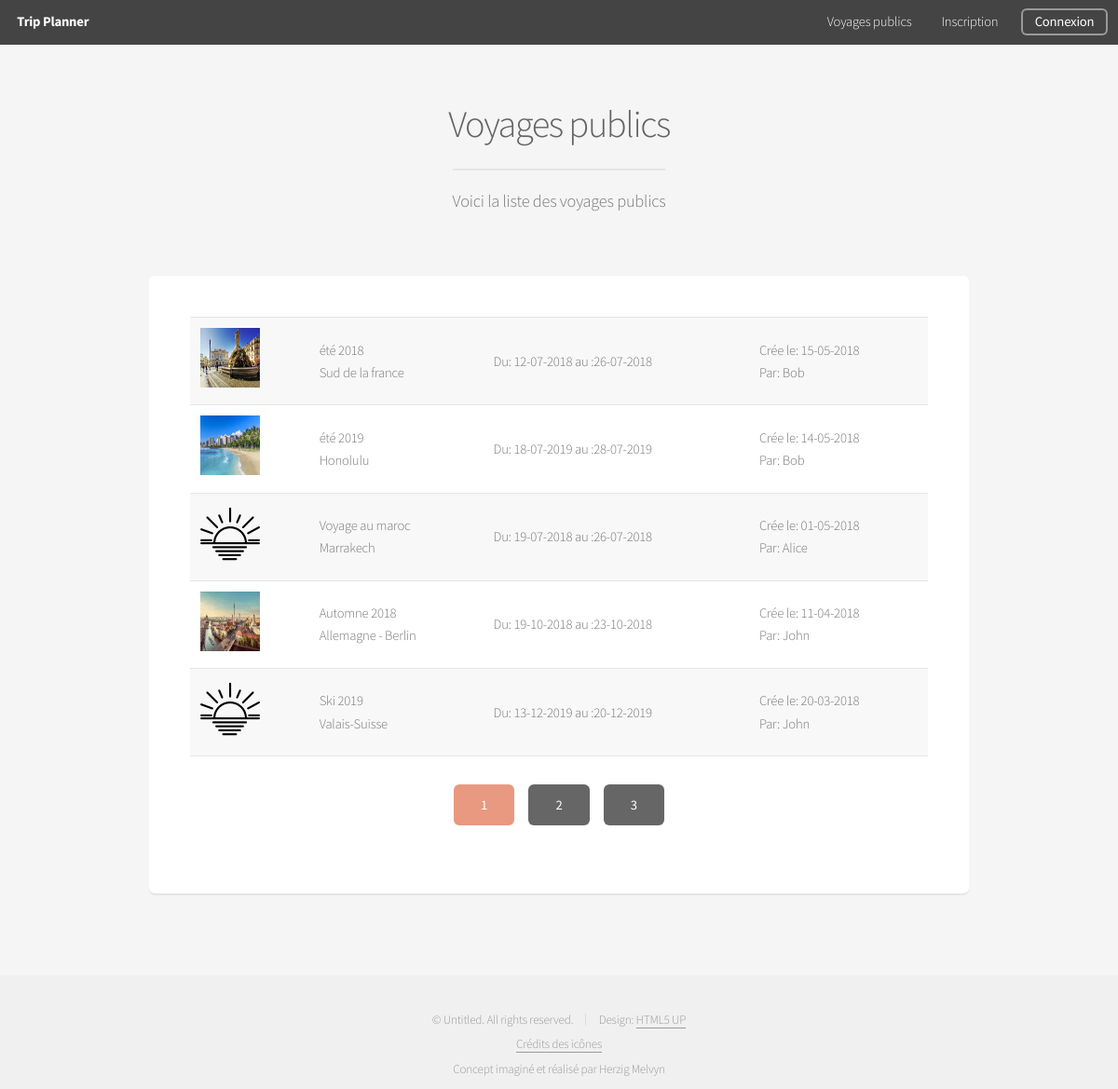
/index.php?action=public_Trip&page=1, run on the app's committed database.
### tables this page shows
CREATE TABLE IF NOT EXISTS `Trip` (
    `idTrip` INT UNSIGNED NOT NULL AUTO_INCREMENT,
    `fkUser_Organizer` INT UNSIGNED NOT NULL,
    `Title` VARCHAR(45) NOT NULL,
    `Destination` VARCHAR(45) NOT NULL,
    `Private` TINYINT(1) NOT NULL DEFAULT 1,
    `Password` VARCHAR(60) NULL,
    `Image` TINYINT(1) NOT NULL DEFAULT 0,
    `Creation` DATE NOT NULL,
    `Date_Start` DATE NOT NULL,
    `Date_End` DATE NOT NULL,
    PRIMARY KEY (`idTrip`),
    UNIQUE INDEX `idTrip_UNIQUE` (`idTrip` ASC),
    INDEX `fk_User_Organizer_Id` (`fkUser_Organizer` ASC),
    CONSTRAINT `fk_Trip_User`
    FOREIGN KEY (`fkUser_Organizer`)
    REFERENCES `User` (`idUser`)
    ON DELETE CASCADE
    ON UPDATE CASCADE
);

CREATE TABLE IF NOT EXISTS `User` (
    `idUser` INT UNSIGNED NOT NULL AUTO_INCREMENT,
    `Nickname` VARCHAR(20) NOT NULL,
    `Email` VARCHAR(45) NOT NULL,
    `Password` VARCHAR(60) NOT NULL,
    PRIMARY KEY (`idUser`),
    UNIQUE INDEX `idUser_UNIQUE` (`idUser` ASC)
);

### www/model/model_Trip.php (called while the page is built, shortened)
<?php
function get_Public_Trip($m_Index)
{
    $connection = connect();
    $connection->setAttribute(PDO::ATTR_ERRMODE, PDO::ERRMODE_EXCEPTION);
    if($m_Index!=1)
    {
        $m_Index = ($m_Index-1)*5;
    }
    else
    {
        $m_Index = 0;
    }
    $req = $connection->prepare("SELECT fkUser_Organizer,Nickname,Title,Destination,Date_Start,Date_End,Creation,Image,idTrip FROM Trip INNER JOIN User ON Trip.fkUser_Organizer = User.idUser WHERE Private = false  ORDER BY Creation DESC LIMIT ?,5");
    $req->bindParam(1,$m_Index,PDO::PARAM_INT);
    $req->execute();
    $trips = $req->fetchAll();
    return $trips;
}

### www/view/view_Public_Trip.php (the view, shortened to what this page needs)
<header>
	<h2>Voyages publics</h2>
	<p>Voici la liste des voyages publics</p>
</header>
<div class="row">
    <div class="12u">
        <section class="box">
            <div class="table-wrapper">
				<table id="simple_Table">
				    <tbody>
                        <?php
                            foreach($trips as $trip)
                            {
                                $date_Start = date_Create($trip['Date_Start']);
                                $date_End = date_Create($trip['Date_End']);
                                $creation = date_Create($trip['Creation']);
                                echo '<tr>';
                                if($trip['Image'] == true)
                                {
                                    echo "<td><a class='no_Border' href='images/user".$trip["fkUser_Organizer"]."/".$trip['idTrip']."/".$trip['idTrip'].".jpg'><img class='thumbnail' src='images/user".$trip["fkUser_Organizer"]."/".$trip['idTrip']."/".$trip['idTrip'].".jpg'></a></td>";
                                }
                                else
                                {
                                    echo '<td><img class="thumbnail" src="images/default_Trip.png"></td>';
                                }
                                echo '<td class="text_Center">'.htmlspecialchars($trip['Title']).'<br>'.htmlspecialchars($trip['Destination']).'</td>';
                                echo '<td class="text_Center">Du: '.date_format($date_Start,"d-m-Y").' au :'.date_format($date_End,"d-m-Y").'</td>';
                                echo '<td class="text_Center">Crée le: '.date_format($creation,"d-m-Y").'<br>Par: '.$trip['Nickname'].'</td>';
                                echo '</tr>';
                            }
                        ?>
                    </tbody>
				</table>
                <div class="12u" align="center">
				    <ul class="actions">
                        <?php
                            if($_GET['page']==1)
                            {
                                echo '<li><a class="button special" href="">1</a></li>';
                                echo '<li><a class="button" href="index.php?action=public_Trip&page=2">2</a></li>';
                                echo '<li><a class="button" href="index.php?action=public_Trip&page=3">3</a></li>';
                            }
                        ?>
				    </ul>
                </div>
			</div>
		</section>
	</div>
</div>
<?php
require "view/template.php";

### www/assets/css/additional.css (style rules this page uses)
.thumbnail { height: 64px; width: 64px; }
.text_Center { vertical-align: middle; }
.no_Border { border: none; }

### data on the page
trip: shows a picture, Title "été 2018", Destination "Sud de la france", Date_Start "12-07-2018", Date_End "26-07-2018", Creation "15-05-2018", fkUser_Organizer.Nickname "Bob"
trip: shows a picture, Title "été 2019", Destination "Honolulu", Date_Start "18-07-2019", Date_End "28-07-2019", Creation "14-05-2018", fkUser_Organizer.Nickname "Bob"
trip: Image 0 (drawn), Title "Voyage au maroc", Destination "Marrakech", Date_Start "19-07-2018", Date_End "26-07-2018", Creation "01-05-2018", fkUser_Organizer.Nickname "Alice"
trip: shows a picture, Title "Automne 2018", Destination "Allemagne - Berlin", Date_Start "19-10-2018", Date_End "23-10-2018", Creation "11-04-2018", fkUser_Organizer.Nickname "John"
trip: Image 0 (drawn), Title "Ski 2019", Destination "Valais-Suisse", Date_Start "13-12-2019", Date_End "20-12-2019", Creation "20-03-2018", fkUser_Organizer.Nickname "John"
